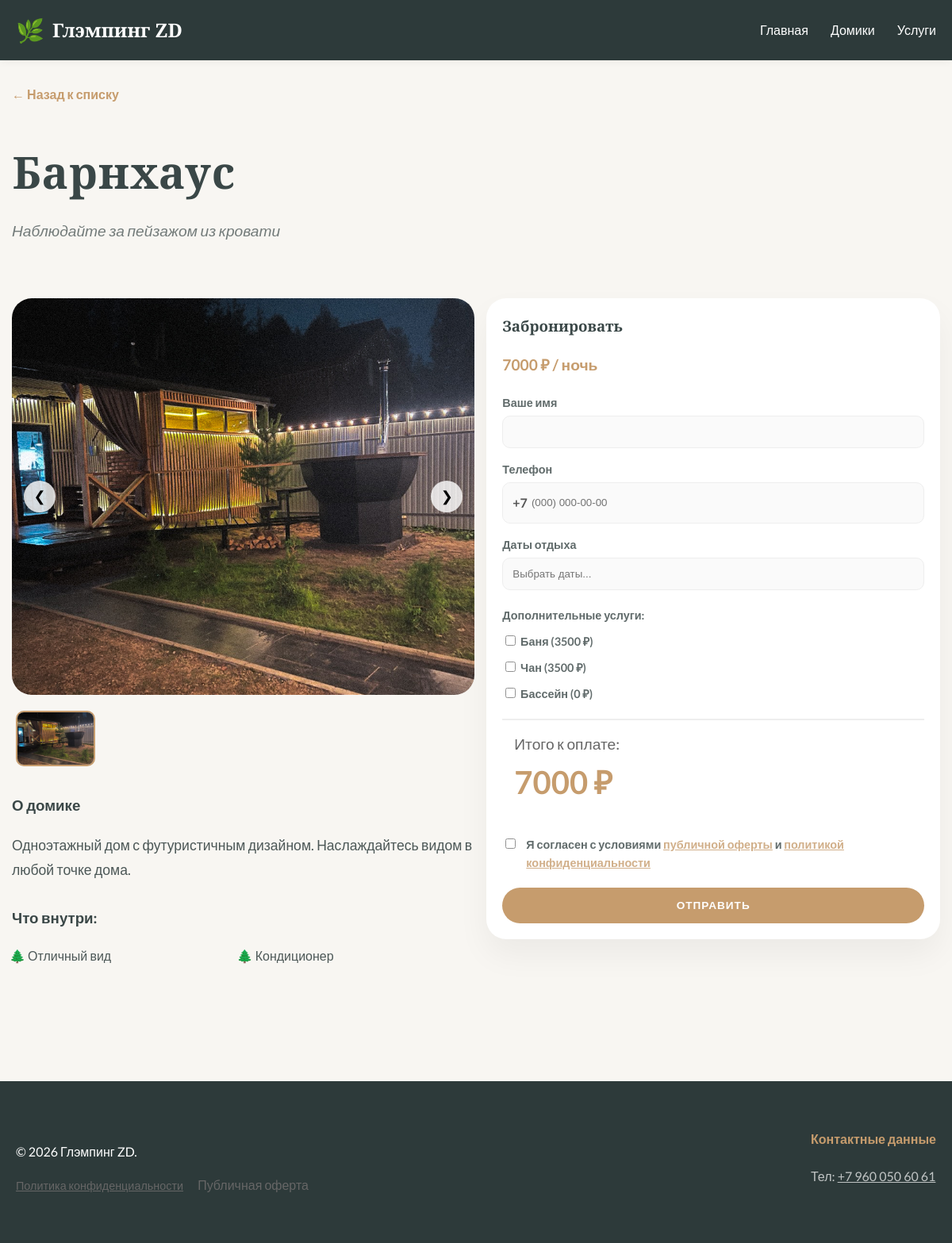
Page /house/2 on the committed database.
### tables this page shows
CREATE TABLE houses (
            id INTEGER PRIMARY KEY AUTOINCREMENT,
            name TEXT NOT NULL,
            description TEXT,
            short_description TEXT,
            price_per_night INTEGER,
            features TEXT,
            image_url TEXT
        );

CREATE TABLE services (
                id INTEGER PRIMARY KEY AUTOINCREMENT,
                name TEXT NOT NULL,
                description TEXT,
                price INTEGER,
                image_filename TEXT
            );

### app.py (the view)
@app.route('/house/<int:house_id>')
def house_page(house_id):
    conn = get_db_connection()
    house = conn.execute('SELECT * FROM houses WHERE id = ?', (house_id,)).fetchone()
    booked_dates = conn.execute('SELECT check_in as "from", check_out as "to" FROM bookings WHERE house_id = ?',
                                (house_id,)).fetchall()
    all_services = conn.execute('SELECT * FROM services').fetchall()
    conn.close()
    if house is None:
        return "Домик не найден", 404
    folder_path = f'static/img/houses/house{house_id}'
    additional_images = []
    if os.path.exists(folder_path):
        files = os.listdir(folder_path)
        additional_images = [f for f in files if f.startswith('image') and f.endswith(('.jpg', '.jpeg', '.png', '.JPG'))]
        additional_images.sort()  # Чтобы порядок был 1, 2, 3...
    return render_template('house.html',
                           house=house,
                           images=additional_images,
                           booked_dates=[dict(ix) for ix in booked_dates],
                           all_services=all_services)

### app.py (called while the page is built)
def get_db_connection():
    basedir = os.path.abspath(os.path.dirname(__file__))
    db_path = "data/glamping.db"
    conn = sqlite3.connect(db_path)
    conn.row_factory = sqlite3.Row
    return conn

### templates/house.html (shortened to what this page needs)
{% extends 'base.html' %}
{% block content %}
<div class="container"
     style="display: flex; flex-direction: column; align-items: flex-start; margin-top: 30px; padding: 0 15px; box-sizing: border-box; width: 100%; overflow-x: hidden;">
    <nav style="margin-bottom: 20px;">
        <a href="/" style="text-decoration: none; color: var(--accent-wood); font-weight: bold;">← Назад к списку</a>
    </nav>
    <header style="text-align: left; padding: 0; margin-bottom: 30px;">
        <h1>{{ house['name'] }}</h1>
        <p class="subtitle">{{ house['short_description'] }}</p>
    </header>
    <section class="house-detail" style="display: flex; gap: 15px; flex-wrap: wrap; width: 100%;">
        <div style="flex: 2; min-width: 200px; width: 100%; max-width: 100%;">
            <div class="house-gallery">
                <div class="main-image-viewport">
                    <div class="images-track" id="images-track">
                        <img src="{{ url_for('static', filename='img/houses/house' ~ house['id'] ~ '/cover.jpg') }}"
                             class="zoomable" data-index="0" alt="Обложка">
                    </div>
                    <button class="nav-btn prev-btn" onclick="moveSlide(-1)">❮</button>
                    <button class="nav-btn next-btn" onclick="moveSlide(1)">❯</button>
                </div>
                <div class="thumbnails-container">
                    <img src="{{ url_for('static', filename='img/houses/house' ~ house['id'] ~ '/cover.jpg') }}"
                         class="thumb active" onclick="slideTo(0, this)">
                </div>
            </div>
            <div class="description-text">
                <h3>О домике</h3>
                <p style="font-size: 1.1rem; line-height: 1.8; opacity: 0.9;">{{ house['description'] }}</p>
                <h3 style="margin-top: 30px;">Что внутри:</h3>
                <ul style="display: grid; grid-template-columns: repeat(auto-fit, minmax(140px, 1fr)); gap: 10px; list-style-type: '🌲 '; padding-left: 20px;">
                    {% for feature in house['features'].split(',') %}
                    <li style="margin-bottom: 10px;">{{ feature.strip() }}</li>
                    {% endfor %}
                </ul>
            </div>
        </div>
        <div class="booking-card"
             style="flex: 1 1 280px; width: 100%; max-width: 100%; background: white; padding: 20px; border-radius: 25px; box-shadow: 0 20px 40px rgba(0,0,0,0.05); height: fit-content; box-sizing: border-box;">
            <h3 style="margin-top: 0; font-family: var(--font-header);">Забронировать</h3>
            <p style="font-size: 1.2rem; font-weight: bold; color: var(--accent-wood); margin-bottom: 20px;">
                {{ house['price_per_night'] }} ₽ / ночь
            </p>
            <form action="/create_payment" method="POST">
                <div style="margin-bottom: 15px;">
                    <label>Ваше имя</label>
                    <input type="text" name="client_name" required
                           style="width: 100%; padding: 12px; margin-top: 5px; border: 1px solid #eee; border-radius: 10px; background: #fafafa;">
                </div>
                <div style="margin-bottom: 15px;">
                    <label>Телефон</label>
                    <div style="display: flex; align-items: center; margin-top: 5px; border: 1px solid #eee; border-radius: 10px; background: #fafafa; overflow: hidden;">
                        <span style="padding: 12px 0 12px 12px; color: #555; font-weight: bold; background: #fafafa; pointer-events: none;">+7</span>
                        <input type="tel" id="phone-mask" name="client_phone"
                               placeholder="(000) 000-00-00"
                               required
                               minlength="15"
                               style="flex: 1; border: none; padding: 12px 12px 12px 5px; background: transparent; outline: none;">
                    </div>
                </div>
                <div style="margin-bottom: 20px;">
                    <label>Даты отдыха</label>
                    <input type="text" id="calendar-input" name="booking_dates" placeholder="Выбрать даты..." readonly
                           required
                           style="width: 100%; padding: 12px; margin-top: 5px; border: 1px solid #eee; border-radius: 10px; background: #fafafa; cursor: pointer;">
                </div>
                <div style="margin-bottom: 20px; text-align: left;">
                    <label style="margin-bottom: 10px; display: block;">Дополнительные услуги:</label>
                    <div class="services-selection-list" style="display: flex; flex-direction: column; gap: 10px;">
                        {% for service in all_services %}
                        <label class="service-checkbox-label">
                            <input type="checkbox" name="selected_services" value="{{ service.id }}"
                                   data-price="{{ service.price }}" class="service-checkbox">
                            <span>{{ service.name }} ({{ service.price }} ₽)</span>
                        </label>
                        {% endfor %}
                    </div>
                </div>
                <div class="total-price-container" style="margin: 20px 0; padding: 15px; border-top: 2px solid #eee;">
                    <span style="font-size: 1.2rem; color: #666;">Итого к оплате:</span>
                    <div id="total-price-display"
                         style="font-size: 2.5rem; font-weight: bold; color: var(--accent-wood);">
                        {{ house.price_per_night }} ₽
                    </div>
                </div>
                <div style="margin: 20px 0; font-size: 0.9rem; color: #555;">
                    <label style="display: flex; align-items: flex-start; gap: 10px; cursor: pointer;">
                        <input type="checkbox" id="agreement-checkbox" required style="margin-top: 4px;">
                        <span>
            Я согласен с условиями
            <a href="/oferta" target="_blank" style="color: var(--accent-wood); text-decoration: underline;">публичной оферты</a>
            и
            <a href="/privacy" target="_blank" style="color: var(--accent-wood); text-decoration: underline;">политикой конфиденциальности</a>
        </span>
                    </label>
                </div>
                <button type="submit" class="btn" style="width: 100%; border: none; cursor: pointer; padding: 15px;">
                    Отправить
                </button>
            </form>
        </div>
    </section>
</div>
{% endblock %}

### static/css/style.css (style rules this page uses)
:root { --bg-color: #f8f6f2; --text-main: #3a4747; --accent-wood: #c69c6d; --card-bg: #ffffff; --font-header: 'Playfair Display', serif; --font-text: 'Lato', sans-serif; }
* { box-sizing: border-box; }
body { font-family: var(--font-text); background-color: var(--bg-color); color: var(--text-main); margin: 0; padding: 0; line-height: 1.6; display: flex; flex-direction: column; align-items: center; }
header { text-align: center; padding: 100px 20px 60px 20px; }
h1 { font-family: var(--font-header); font-size: 3.5rem; font-weight: 700; margin: 0 0 15px 0; letter-spacing: 1px; color: var(--text-main); }
.subtitle { font-size: 1.2rem; font-style: italic; opacity: 0.7; margin-top: 0; font-weight: 300; }
.container { display: flex; flex-direction: row; justify-content: center; align-items: stretch; gap: 20px; max-width: 1200px; width: 95%; margin: 40px auto; flex-wrap: nowrap; }
.btn { display: inline-block; background-color: var(--accent-wood); color: white; padding: 12px 30px; border-radius: 30px; font-weight: bold; text-transform: uppercase; font-size: 0.85rem; letter-spacing: 1px; transition: background-color 0.3s ease; border: 2px solid var(--accent-wood); }
.house-gallery { width: 100%; margin-bottom: 30px; }
.thumbnails-container { display: flex; gap: 10px; margin-top: 15px; overflow-x: auto; padding: 5px; }
.thumb { width: 100px; height: 70px; object-fit: cover; border-radius: 8px; cursor: pointer; opacity: 0.6; transition: all 0.2s ease; border: 2px solid transparent; }
.thumb.active { opacity: 1; border-color: var(--accent-wood); }
.main-image-viewport { position: relative; width: 100%; height: 500px; border-radius: 25px; overflow: hidden; }
.images-track { display: flex; width: 100%; height: 100%; transition: transform 0.6s cubic-bezier(0.25, 1, 0.5, 1); }
.images-track img { min-width: 100%; width: 100%; height: 100%; object-fit: cover; flex-shrink: 0; }
.nav-btn { position: absolute; top: 50%; transform: translateY(-50%); background: rgba(255, 255, 255, 0.8); border: none; width: 40px; height: 40px; border-radius: 50%; cursor: pointer; z-index: 10; font-size: 18px; display: flex; align-items: center; justify-content: center; transition: 0.3s; }
.prev-btn { left: 15px; }
.next-btn { right: 15px; }
.thumbnails-container { display: flex; gap: 10px; margin-top: 15px; overflow-x: auto; }
.thumb { width: 100px; height: 70px; object-fit: cover; border-radius: 10px; cursor: pointer; opacity: 0.6; border: 2px solid transparent; }
label { display: block; font-size: 0.9rem; font-weight: bold; color: var(--text-main); opacity: 0.8; }
ul { padding-left: 20px; opacity: 0.9; }
ul li { margin-bottom: 10px; }

### templates/base.html (style rules this page uses)
* { box-sizing: border-box; }
html, body { overflow-x: hidden; width: 100%; position: relative; }
img { max-width: 100%; height: auto; }
body, html { margin: 0; padding: 0; overflow-x: hidden; }

### rows in the picture
houses: name "Барнхаус", short_description "Наблюдайте за пейзажом из кровати", description "Одноэтажный дом с футуристичным дизайном. Наслаждайтесь видом в любой точке дома.", price_per_night "7000"
services: name "Баня", price "3500"
services: name "Чан", price "3500"
services: name "Бассейн", price "0"

### other values in the picture
{{ feature.strip() }} "Отличный вид" "Кондиционер"
